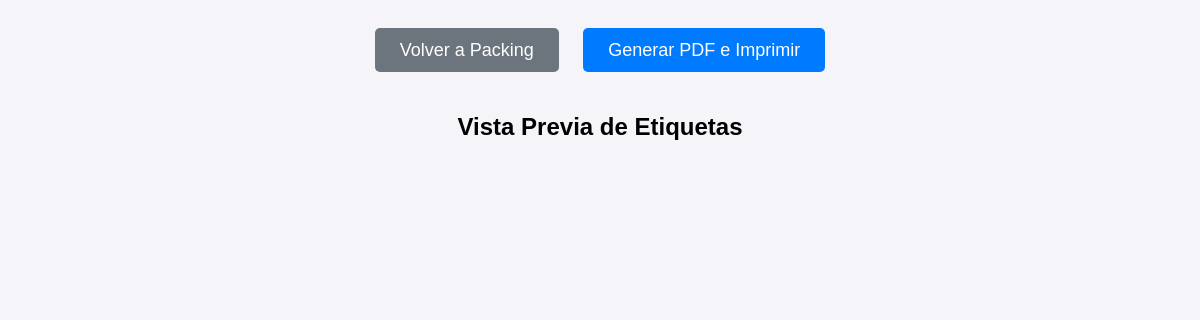
Before: /orden/12/imprimir-etiquetas (signed in) with the older database file.
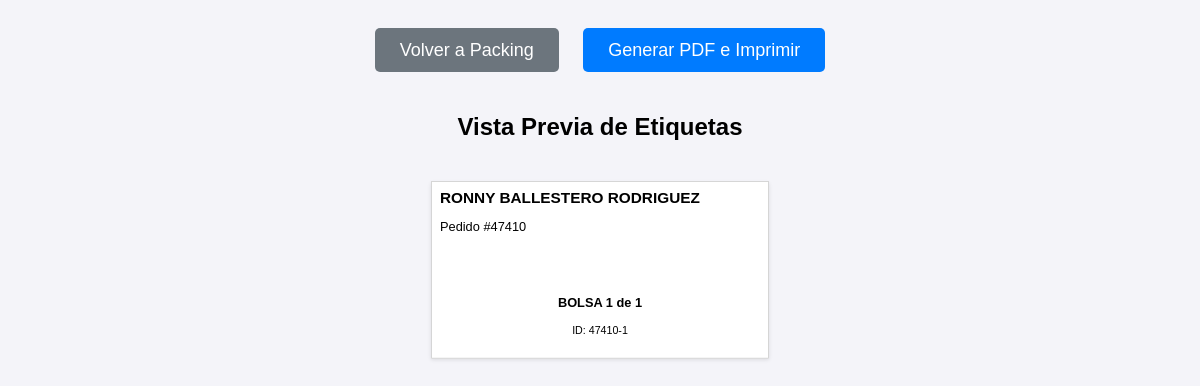
After: the same page with the newer database file.
### app.py (models this page shows, shortened)
class Orden(db.Model):
    id = db.Column(db.Integer, primary_key=True)
    numero_pedido = db.Column(db.String(50), unique=True, nullable=False)
    cliente_nombre = db.Column(db.String(200), nullable=False)
    cliente_direccion = db.Column(db.String(300), nullable=True)
    estado = db.Column(db.String(30), nullable=False, default='PENDIENTE')
    fecha_creacion = db.Column(db.DateTime, nullable=False, default=datetime.datetime.utcnow)
    lote_id = db.Column(db.Integer, db.ForeignKey('lote_picking.id'), nullable=True)
    items = db.relationship('ItemOrden', backref='orden', lazy=True, cascade="all, delete-orphan")
    fecha_inicio_picking = db.Column(db.DateTime, nullable=True)
    fecha_fin_picking = db.Column(db.DateTime, nullable=True)
    fecha_fin_packing = db.Column(db.DateTime, nullable=True)
    fecha_despacho = db.Column(db.DateTime, nullable=True)
    packer_id = db.Column(db.Integer, db.ForeignKey('user.id', ondelete='SET NULL'), nullable=True)
    packer = db.relationship('User', foreign_keys=[packer_id])
    devolucion_confirmada = db.Column(db.Boolean, default=False, nullable=False)
    bultos = db.relationship('Bulto', backref='orden', cascade="all, delete-orphan")
    hoja_de_ruta_id = db.Column(db.Integer, db.ForeignKey('hoja_de_ruta.id'), nullable=True)
    destino_id = db.Column(db.Integer, db.ForeignKey('destino.id'), nullable=True)
    destino = db.relationship('Destino', backref='ordenes')
    guia_encomienda = db.Column(db.String(100), nullable=True)
    nota_entrega = db.Column(db.Text, nullable=True)
    fecha_entrega_final = db.Column(db.DateTime, nullable=True)
    nota_bodega = db.Column(db.Text, nullable=True)
    foto_guia_url = db.Column(db.String(500), nullable=True)

class Bulto(db.Model):
    __tablename__ = 'bulto'
    id = db.Column(db.Integer, primary_key=True)
    orden_id = db.Column(db.Integer, db.ForeignKey('orden.id'), nullable=False)
    tipo = db.Column(db.String(20), nullable=False) # CAJA,BOLSA, PAQUETE, LOTE
    identificador_unico = db.Column(db.String(100), unique=True, nullable=False)
    fecha_creacion = db.Column(db.DateTime, default=datetime.datetime.utcnow)
    cantidad_unidades = db.Column(db.Integer, nullable=False, default=1)
    verificado_despacho = db.Column(db.Boolean, default=False, nullable=False)

### app.py (the view)
@app.route('/orden/<int:orden_id>/imprimir-etiquetas')
@login_required
def imprimir_etiquetas(orden_id):
    orden = Orden.query.get_or_404(orden_id)
    return render_template('imprimir_etiquetas.html', orden=orden)

### app.py (called while the page is built)
@login_manager.user_loader
def load_user(user_id):
    return db.session.get(User, int(user_id))

### templates/imprimir_etiquetas.html (shortened to what this page needs)
<!DOCTYPE html>
<html lang="es">
<head>
</head>
<body>
    <div class="controls">
        <a href="{{ url_for('dashboard_packing') }}" class="back-btn">Volver a Packing</a>
        <a href="{{ url_for('generar_pdf_etiquetas', orden_id=orden.id) }}" class="print-btn" target="_blank">
            Generar PDF e Imprimir
        </a>
    </div>
    <h2 style="text-align: center;">Vista Previa de Etiquetas</h2>
    <div class="preview-container">
        {% for bulto in orden.bultos %}
            <div class="etiqueta-preview">
                 <div class="etiqueta-header">
                    <h1>{{ orden.cliente_nombre }}</h1>
                    <p>Pedido #{{ orden.numero_pedido }}</p>
                </div>
                <div style="text-align:center;">
                    <p><strong>{{ bulto.tipo }} {{ loop.index }} de {{ orden.bultos|length }}</strong></p>
                    <p><small>ID: {{ bulto.identificador_unico }}</small></p>
                </div>
            </div>
        {% endfor %}
    </div>
</body>
</html>

Changed rows visible on the page:
added Bulto: tipo "BOLSA", bultos|length "1", identificador_unico "47410-1"
now on this page (row edited): Orden: cliente_nombre "RONNY BALLESTERO RODRIGUEZ", numero_pedido "47410"
